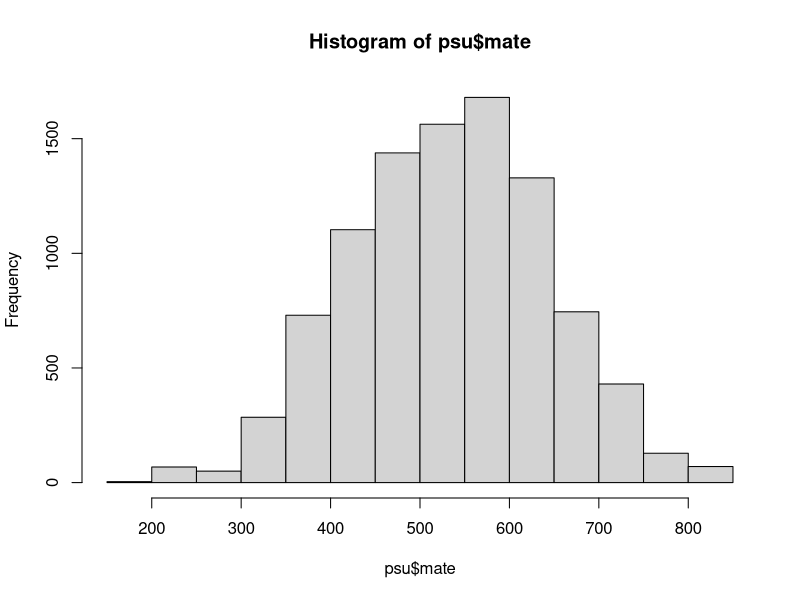
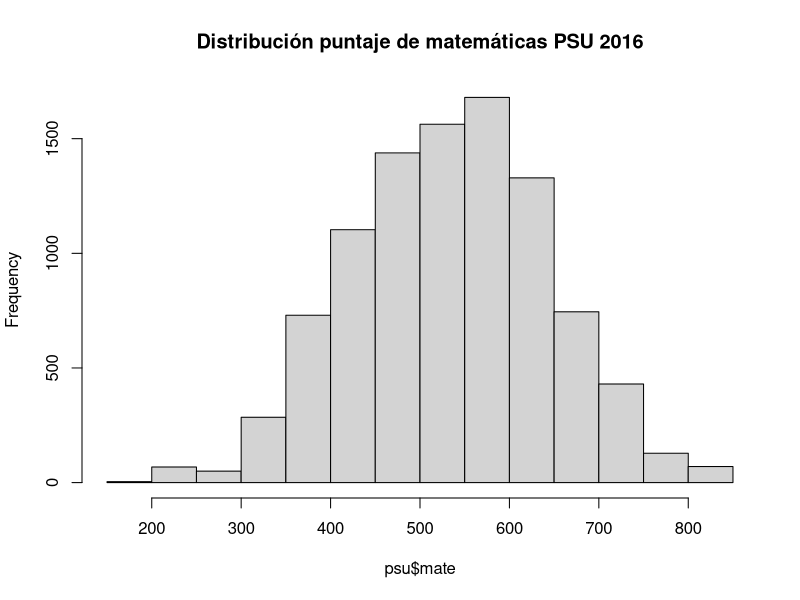
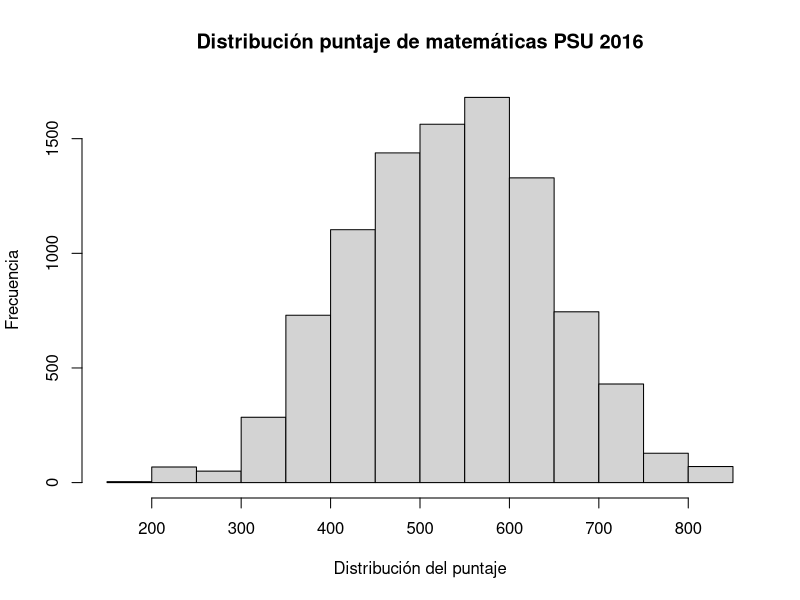
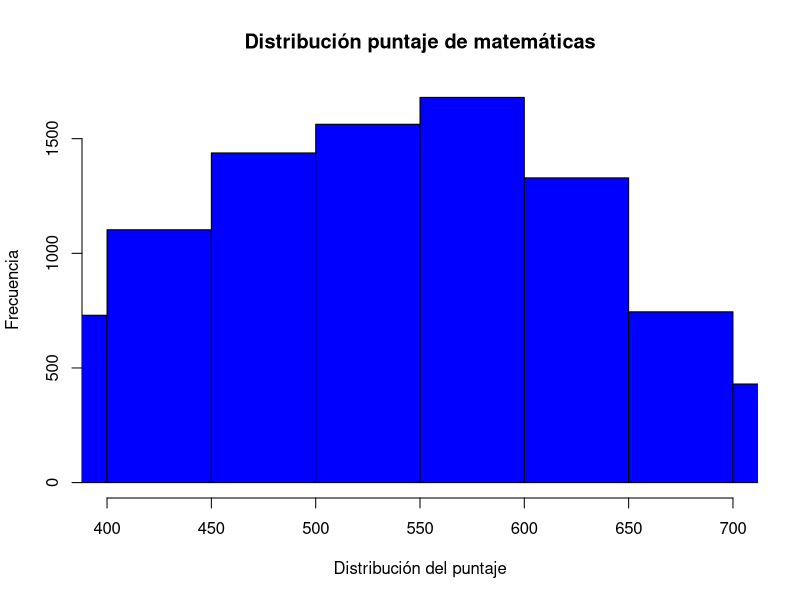
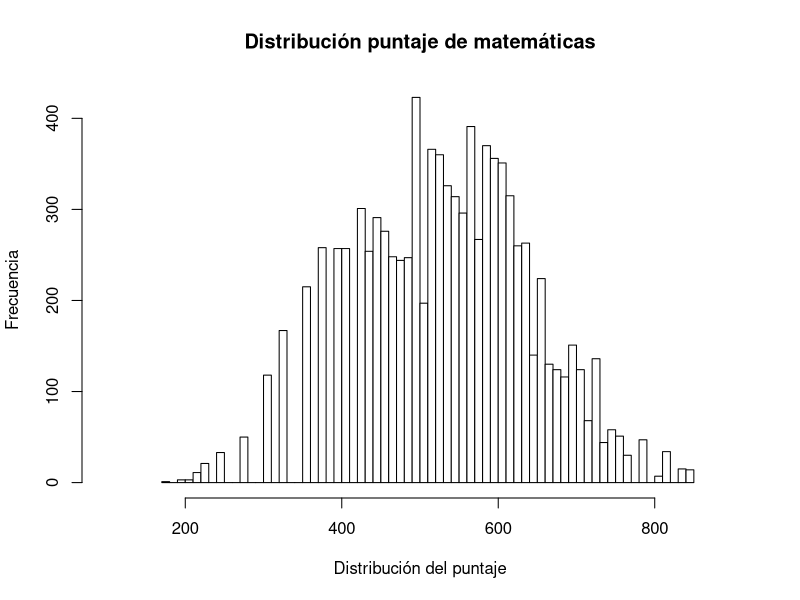
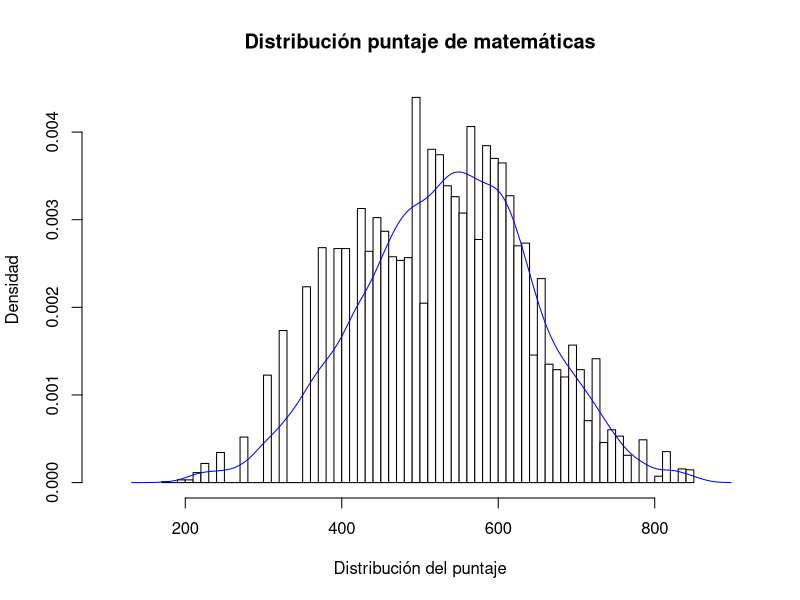
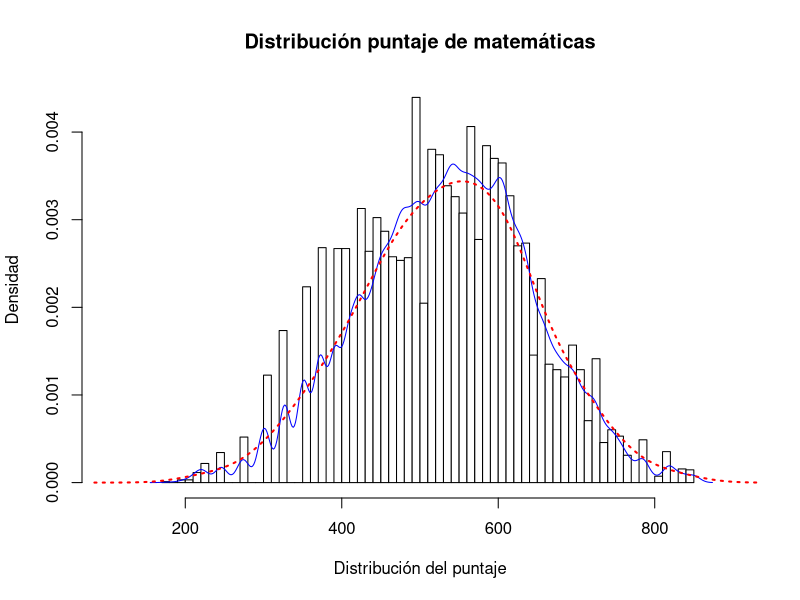
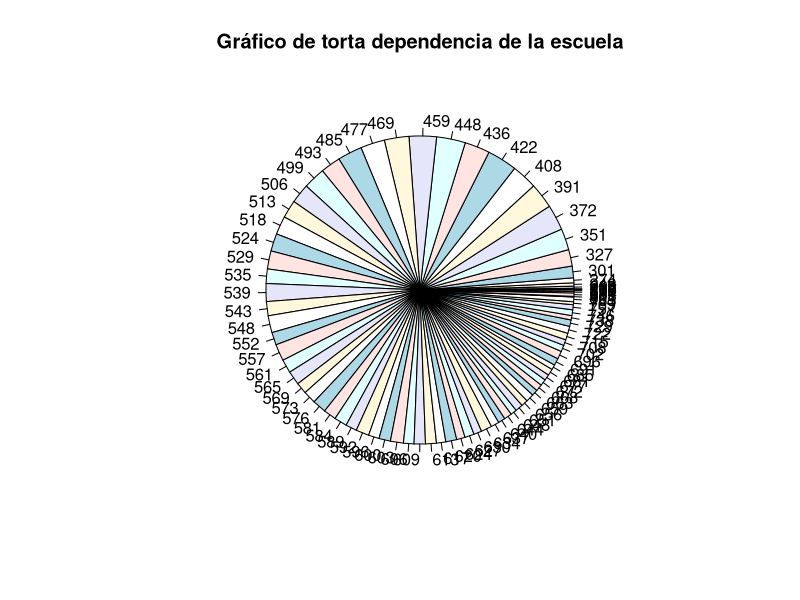

Here is the R script that generated these plots, in order:
#**************************************************************************************************************************
############# TALLER 6: VISUALIZACIÓN DE DATOS CON GGPLOT  ################################################################
#**************************************************************************************************************************

# Facilitador: José Daniel Conejeros 
# Correo: jdconejeros@uc.cl

# Apoyo: Constanza Lemus 
# Correo: cplemus@uc.cl 

#**************************************************************************************************************************
# Objetivos ----------------------------------------------------------------
#**************************************************************************************************************************

# Los objetivos para este taller son los siguientes: 

# 1. Generar gráficos Simples con R-Base
# 2. Primera exploración al paquete ggplot
# 3. Ajustando parámetros en ggplot 
# 4. Generar gráficos descriptivos y de asociación 

#**************************************************************************************************************************
# Tema 1: Abrir nuestro directorio y explorar la data  ----------------------------------------------------------------
#**************************************************************************************************************************

# Utilizamos este comando para desactivar notación científica 
options(scipen=999)

# 1.1 Directorio de trabajo y fijamos un proyecto ----------------------------------------------------------------

getwd() # Se obtiene el directorio de trabajo actual

# 1.2 Abrimos y exploramos nuestras base de datos ----------------------------------------------------------------
library(readr)
psu <- read_csv("sesiones/S6_intro_vis/psu_sample.csv")        #Recuerda ajustarlo en tu directorio propio 

# 1.3 Exploramos nuestra base ----------------------------------------------------------------
# Muestra de datos PSU - 2016
dim(psu)     
colnames(psu)
head(psu)
str(psu)
summary(psu)

#**************************************************************************************************************************
# Tema 2: Generamos gráficos simples con R-Base  ----------------------------------------------------------------
#**************************************************************************************************************************

# 2.1 Histogramas ----------------------------------------------------------------
psu$mate <- as.numeric(psu$mate)

hist(psu$mate, na.rm=T, freq = T)

# Podemos aagregar argumentos para ajustar
hist(psu$mate, main = "Distribución puntaje de matemáticas PSU 2016",  na.rm=TRUE)

hist(psu$mate, main = "Distribución puntaje de matemáticas PSU 2016",  na.rm=T, 
     xlab="Distribución del puntaje", ylab="Frecuencia")

hist(psu$mate, main = "Distribución puntaje de matemáticas",  na.rm=T, 
     xlab="Distribución del puntaje", ylab="Frecuencia", col="blue", xlim=c(400, 700))

hist(psu$mate, main = "Distribución puntaje de matemáticas",  na.rm=T, 
     xlab="Distribución del puntaje", ylab="Frecuencia",  col="white", xlim=c(100, 900), breaks=50, freq=T)

hist(psu$mate, main = "Distribución puntaje de matemáticas",  na.rm=T, 
     xlab="Distribución del puntaje", ylab="Densidad",  col="white", xlim=c(100, 900), breaks=50, freq=F)
lines(density(psu$mate), lwd = 1, col = "blue")

# Podemos acumular especificaciones
# Las curvas de densidad no son una proporción, sino que la función de densidad de probabilidad. 
hist(psu$mate, main = "Distribución puntaje de matemáticas", 
     xlab="Distribución del puntaje", col="white", ylab="Densidad", xlim=c(100, 900), breaks=50, freq=F)
lines(density(psu$mate, adjust=0.5), lwd = 1, col = "blue")
lines(density(psu$mate, adjust=2), lty="dotted", lwd = 2, col = "red") 

# 2.2 Gráficos de Torta ----------------------------------------------------------------

pie(table(psu$mate), main="Gráfico de torta dependencia de la escuela")

pie(table(psu$grupo_depend), main="Gráfico de torta dependencia de la escuela")

pie(table(psu$grupo_depend), main="Gráfico de torta dependencia de la escuela", labels=c("Municipal", "Particular Pagado", "Particular subvencionado"))

# Usar una tabla para construir el gráfico
tabla <- as.data.frame(prop.table(table(psu$grupo_depend))*100)
tabla$Freq <- round(tabla$Freq,1)

pie(tabla$Freq, labels = paste(labels = tabla$Var1, paste0(tabla$Freq, "%"), sep=" "))

# 2.3 Gráficos de Barras ----------------------------------------------------------------
par(las=1)
barplot(prop.table(table(psu$sexo)), ylim = c(0,1), main="Gráfico de Barras: Género", cex.names=1, horiz = F)

# 2.4 Boxplot ----------------------------------------------------------------
par(las=3)

boxplot(psu$leng ~ psu$grupo_depend, horizontal=T, 
        ylab = " ",
        xlab = "Puntaje", 
        names = c("Municipal", "Part. Pagado", "Part. Subvencionado"), boxwex = 0.5, cex.axis=0.5)
title(main = "Gráfico de caja puntajes PSU de lenguaje", font.main= 1, cex.main = 1)

#**************************************************************************************************************************
# Tema 3: Primera exploración con la librería de ggplot  ----------------------------------------------------------------
#**************************************************************************************************************************
install.packages("ggplot2")
library(ggplot2)
ggplot(data=psu)

# 3.1 Argumentos Básicos ----------------------------------------------------------------

# Es importante ir agregando información por capas

ggplot(data=psu, aes(x=leng, y=mate)) #Agrego ejes: capa2

ggplot(data=psu, aes(x=leng, y=mate)) + 
  geom_point()  #Agrego geometría: points. capa3

ggplot(data=psu, aes(x=leng, y=mate, color=factor(sexo))) + 
  geom_point(size=0.5) + # Puedo ver lo que ocurre por grupos 
  geom_smooth() + # Agregar una línea de tendencia 
  labs(title = "Mi primer ggplot", x="Puntaje lenguaje", y="Puntaje matemáticas") 

ggplot(data=psu, aes(x=leng, y=mate, color=factor(sexo))) + 
  geom_point(size=0.5) + # Puedo ver lo que ocurre por grupos 
  geom_smooth() + # Agregar una línea de tendencia 
  labs(color = "Género") +
  labs(title = "Mi primer ggplot", x="Puntaje lenguaje", y="Puntaje matemáticas") + 
  theme(plot.title = element_text(size = 10, face="bold"),
        axis.text.x=element_text(size=10),
        axis.text.y=element_text(size=10),
        axis.title.x=element_text(size=10), 
        axis.title.y=element_text(size=10))

# 3.2 Aplicación de temas ----------------------------------------------------------------

# Podría ajustar temas genericos
ggplot(data=psu, aes(x=leng, y=mate, color=factor(sexo))) + 
  geom_point(size=0.5) + # Puedo ver lo que ocurre por grupos 
  geom_smooth() + # Agregar una línea de tendencia 
  labs(color = "Género") +
  labs(title = "Mi primer ggplot", x="Puntaje lenguaje", y="Puntaje matemáticas") + 
  theme_bw()

ggplot(data=psu, aes(x=leng, y=mate, color=factor(sexo))) + 
  geom_point(size=0.5) + # Puedo ver lo que ocurre por grupos 
  geom_smooth() + # Agregar una línea de tendencia 
  labs(color = "Género") +
  labs(title = "Mi primer ggplot", x="Puntaje lenguaje", y="Puntaje matemáticas") + 
  theme_classic()
  
ggplot(data=psu, aes(x=leng, y=mate, color=factor(sexo))) + 
  geom_point(size=0.5) + # Puedo ver lo que ocurre por grupos 
  geom_smooth() + # Agregar una línea de tendencia 
  labs(color = "Género") +
  labs(title = "Mi primer ggplot", x="Puntaje lenguaje", y="Puntaje matemáticas") + 
  theme_light()

ggplot(data=psu, aes(x=leng, y=mate, color=factor(sexo))) + 
  geom_point(size=0.5) + # Puedo ver lo que ocurre por grupos 
  geom_smooth() + # Agregar una línea de tendencia 
  labs(color = "Género") +
  labs(title = "Mi primer ggplot", x="Puntaje lenguaje", y="Puntaje matemáticas") + 
  theme_minimal()


# 3.3 Facetas  ----------------------------------------------------------------

# Podemos agregar facetas
ggplot(data=psu, aes(x=leng, y=mate, color=factor(sexo))) + 
  geom_point(size=0.5) + # Puedo ver lo que ocurre por grupos 
  geom_smooth(method = "lm") + # Agregar una línea de tendencia 
  labs(title = "Mi primer ggplot", x="Puntaje lenguaje", y="Puntaje matemáticas") + 
  labs(color = "Género") +
  theme_bw() +
  facet_grid(~factor(psu$grupo_depend)) 


# 3.4 Guardar gráficos  ----------------------------------------------------------------

# Camino 1: Directo
ggplot(data=psu, aes(x=leng, y=mate, color=factor(sexo))) + 
  geom_point(size=0.5) + # Puedo ver lo que ocurre por grupos 
  geom_smooth() + # Agregar una línea de tendencia 
  labs(title = "Mi primer ggplot", x="Puntaje lenguaje", y="Puntaje matemáticas") + 
  labs(color = "Género") +
  theme_bw() +
  facet_grid(~factor(psu$grupo_depend)) 
ggsave("sesiones/S6_intro_vis/graph/mi_primer_ggplot.png")

# Camino 2: Como objetos
g1 <-  ggplot(data=psu, aes(x=leng, y=mate, color=factor(sexo))) + 
  geom_point(size=0.5) + # Puedo ver lo que ocurre por grupos 
  geom_smooth() + # Agregar una línea de tendencia 
  labs(title = "Mi primer ggplot", x="Puntaje lenguaje", y="Puntaje matemáticas") + 
  labs(color = "Género") +
  theme_minimal()

ggsave("sesiones/S6_intro_vis/graph/g1.png", plot=g1)

# Camino 3: Múltiples gráficos
g2 <- ggplot(data=psu, aes(x=leng, y=mate, color=factor(sexo))) + 
  geom_point(size=0.5) + # Puedo ver lo que ocurre por grupos 
  geom_smooth() + # Agregar una línea de tendencia 
  labs(title = "Mi primer ggplot", x="Puntaje lenguaje", y="Puntaje matemáticas") + 
  labs(color = "Género") +
  theme_bw() +
  facet_grid(~factor(psu$grupo_depend)) 
ggsave("sesiones/S6_intro_vis/graph/g2.png", plot=g2)

library(ggpubr)
g3 <- ggarrange(g1, g2, ncol=1, nrow=2)
ggsave("sesiones/S6_intro_vis/graph/g3.png", plot=g3)

# Camino 4: Ejecutar y guardar
png(file = "sesiones/S6_intro_vis/graph/g4.png", height = 900, width = 1200)
ggarrange(g1, g2, ncol = 1, nrow = 2,  common.legend = TRUE, legend="right")
dev.off()

#**************************************************************************************************************************
# Tema 4: Gráficos Descriptivos  ----------------------------------------------------------------
#**************************************************************************************************************************

# 4.1 Histogramas ----------------------------------------------------------------

# Ejemplo 1: Agregar curva de densidad
ggplot(data=psu, aes(x=leng)) +
  geom_histogram(aes(y=..density..),
                 position = "identity", binwidth = 20,
                 colour="black", fill="white") +
  scale_x_continuous() +
  labs(title="Distribución Puntajes",
       x="PSU - Lenguaje", y = "Densidad") +
  geom_density(col="red") + 
  theme_bw()

# Ejemplo 1: Agregar curva normal
ggplot(data=psu, aes(x=educmadre)) +
  geom_histogram(aes(y=..density..),
                 position = "identity", binwidth = 1,
                 colour="black", fill="white") +
  scale_x_continuous(n.breaks = 14) +
  labs(title="Histograma",
       x="Años de educación de la madre", y = "Densidad") +
  geom_density(col="red") + 
  stat_function(fun = dnorm, n = 9623, args = list(mean = mean(psu$educmadre), sd = 2), colour = "blue") +
  theme_bw()

# 4.3 Gráficos de Barras ----------------------------------------------------------------

ggplot(data=psu, aes(x=grupo_depend, fill=as.factor(grupo_depend))) + 
  geom_bar(color="black") +
  xlab("Dependencia del estudiante") + 
  ylab("Cantidades") +
  labs(fill = "Dependencia") +
  ggtitle("Gráfico de Barras") 

# Podríamos hacer algunos ajustes 
ggplot(data=psu, aes(x=grupo_depend, fill=as.factor(grupo_depend))) + 
  geom_bar() +
  scale_fill_grey() +
  xlab("Dependencia del estudiante") + 
  ylab("Cantidades") +
  ggtitle("Gráfico de Barras") + 
  labs(fill = "Dependencia") +
  coord_flip()

# Podríamos utilizar nuestra tabla
ggplot(data=tabla, aes(x=Var1, y=Freq)) + 
  geom_bar(stat = "identity",  fill="steelblue", width=0.5)+
  geom_text(aes(label=paste0(Freq, "%")), hjust=-0.5, size=5, fontface="bold") +
  xlab("Dependencia del estudiante") + 
  ylab("Cantidades") +
  ggtitle("Gráfico de Barras") +
  labs(fill = "Dependencia") +
  theme_bw() +
  coord_flip()

# 4.4 Box-Plots ----------------------------------------------------------------

ggplot(data=psu, aes(x=as.factor(sexo), y=cien, fill=factor(sexo))) + 
  geom_boxplot(width=0.3) + 
  xlab("Distribución Puntaje") + 
  ylab(" ") + 
  labs(fill = "Género") +
  ggtitle("Boxplot rendimiento")

# 4.5 Integración con DPLYR
library(dplyr)
# Completo
f1 <- psu %>% 
  ggplot(aes(x=as.factor(sexo), y=cien, fill=factor(sexo))) + 
  geom_boxplot(width=0.3) + 
  xlab("Distribución Puntaje") + 
  ylab("Género") + 
  labs(fill = "Género") +
  ggtitle("Boxplot rendimiento")

# Municipal
f2 <- psu %>% filter(factor(psu$grupo_depend) == "Municipal (Dependencia 1, 2, 5)") %>% 
  ggplot(aes(x=as.factor(sexo), y=cien, fill=factor(sexo))) + 
  geom_boxplot(width=0.3) + 
  xlab("Distribución Puntaje") + 
  ylab("Género") + 
  labs(fill = "Género") +
  ggtitle("Municipal")

# Particular pagado
f3 <- psu %>% filter(factor(psu$grupo_depend) == "Particular Pagado (Dependencia 4)") %>% 
  ggplot(aes(x=as.factor(sexo), y=cien, fill=factor(sexo))) + 
  geom_boxplot(width=0.3) + 
  xlab("Distribución Puntaje") + 
  ylab("Género") + 
  labs(fill = "Género") +
  ggtitle("Particular Pagado")


# Juntamos todo en un gráfico
ggarrange(f1, f2, f3, ncol = 3, nrow = 1,  common.legend = TRUE, legend="right")

# Guardamos el gráfico
png(file = "sesiones/S6_intro_vis/graph/g5.png", height = 900, width = 900)
ggarrange(f1, f2, f3, ncol = 3, nrow = 1,  common.legend = TRUE, legend="right")
dev.off()

#**************************************************************************************************************************
# Tema 5: Gráficos de asociación  ----------------------------------------------------------------
#**************************************************************************************************************************

# 5.1 Asociaciones lineales  ----------------------------------------------------------------

# Asociación entre el puntaje obtenido en ciencias y la educación de la madre/padre según tipo de colegio

a <- ggplot(psu, aes(x=cien, y=educmadre)) + 
  geom_point()+
  stat_smooth(method="lm", se=T, formula=y ~ x) + 
  xlab("Distribución Puntaje PSU Ciencia") + 
  ylab("Años educación de la madre") + 
  theme_bw() + 
  facet_wrap(~grupo_depend)

b <- ggplot(psu, aes(x=cien, y=educpadre)) + 
  geom_point()+
  stat_smooth(method="lm", se=T, formula=y ~ x) + 
  xlab("Distribución Puntaje PSU Ciencia") + 
  ylab("Años educación del padre") + 
  theme_bw() + 
  facet_wrap(~grupo_depend)

ggarrange(a, b, ncol = 1, nrow = 2)

# Asociación entre el puntaje obtenido en ciencias y la educación de la madre/padre según tipo de colegio y sexo

c <-  ggplot(psu, aes(x=cien, y=educmadre)) + 
  geom_point()+
  stat_smooth(method="lm", se=T, formula=y ~ x) + 
  xlab("Distribución Puntaje PSU Ciencia") + 
  ylab("Años educación de la madre") + 
  theme_bw() + 
  facet_wrap(~sexo + grupo_depend)

d <- ggplot(psu, aes(x=cien, y=educpadre)) + 
  geom_point()+
  stat_smooth(method="lm", se=T, formula=y ~ x) + 
  xlab("Distribución Puntaje PSU Ciencia") + 
  ylab("Años educación del padre") + 
  theme_bw() + 
  facet_wrap(~sexo + grupo_depend)


png(file = "sesiones/S6_intro_vis/graph/g6.png", height = 900, width = 900)
ggarrange(c, d, ncol = 1, nrow = 2)
dev.off()

#**************************************************************************************************************************
############# FIN TALLER 6: VISUALIZACIÓN DE DATOS CON GGPLOT  ############################################################
#**************************************************************************************************************************
